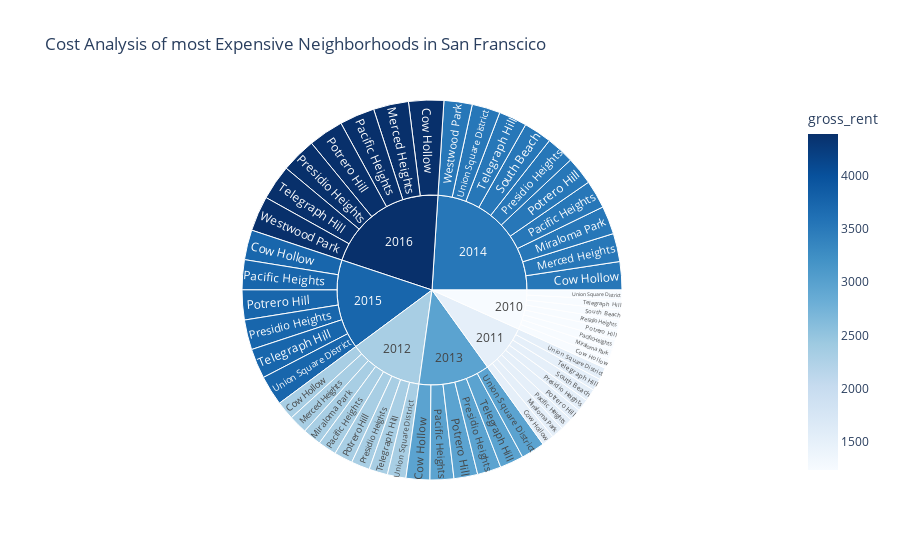

Source (notebook cell):
### Markdown cell above
### Create a sunburst chart to conduct a costs analysis of most expensive neighborhoods in San Francisco per year

### Code cell
# Sunburst Plot
px.sunburst(df_expensive_neighborhoods_per_year,
            path = ["year", "neighborhood" ],
            values = "gross_rent",
            color = "gross_rent",
            color_continuous_scale = "blues",
            height = 600,
            title = "Cost Analysis of most Expensive Neighborhoods in San Franscico")

### Figure 1 — Plotly figure (JSON) as saved in the notebook; plotly's stock layout.template omitted (floating-point values rounded to 4 significant figures)
{"data": [{"branchvalues": "total", "customdata": [[1239], [1530], [2324], [2971], [3528], [3739], [4390], [2324], [3528], [4390], [1239], [1530], [2324], [3528], [1239], [1530], [2324], [2971], [3528], [3739], [4390], [1239], [1530], [2324], [2971], [3528], [3739], [4390], [1239], [1530], [2324], [2971], [3528], [3739], [4390], [1239], [1530], [3528], [1239], [1530], [2324], [2971], [3528], [3739], [4390], [1239], [1530], [2324], [2971], [3528], [3739], [3528], [4390], [1239], [1530], [2324], [2971], [3528], [3739], [4390]], "domain": {"x": [0, 1], "y": [0, 1]}, "hovertemplate": "labels=%{label}<br>gross_rent_sum=%{value}<br>parent=%{parent}<br>id=%{id}<br>gross_rent=%{color}<extra></extra>", "ids": ["2010/Cow Hollow", "2011/Cow Hollow", "2012/Cow Hollow", "2013/Cow Hollow", "2014/Cow Hollow", "2015/Cow Hollow", "2016/Cow Hollow", "2012/Merced Heights", "2014/Merced Heights", "2016/Merced Heights", "2010/Miraloma Park", "2011/Miraloma Park", "2012/Miraloma Park", "2014/Miraloma Park", "2010/Pacific Heights", "2011/Pacific Heights", "2012/Pacific Heights", "2013/Pacific Heights", "2014/Pacific Heights", "2015/Pacific Heights", "2016/Pacific Heights", "2010/Potrero Hill", "2011/Potrero Hill", "2012/Potrero Hill", "2013/Potrero Hill", "2014/Potrero Hill", "2015/Potrero Hill", "2016/Potrero Hill", "2010/Presidio Heights", "2011/Presidio Heights", "2012/Presidio Heights", "2013/Presidio Heights", "2014/Presidio Heights", "2015/Presidio Heights", "2016/Presidio Heights", "2010/South Beach", "2011/South Beach", "2014/South Beach", "2010/Telegraph Hill", "2011/Telegraph Hill", "2012/Telegraph Hill", "2013/Telegraph Hill", "2014/Telegraph Hill", "2015/Telegraph Hill", "2016/Telegraph Hill", "2010/Union Square District", "2011/Union Square District", "2012/Union Square District", "2013/Union Square District", "2014/Union Square District", "2015/Union Square District", "2014/Westwood Park", "2016/Westwood Park", "2010", "2011", "2012", "2013", "2014", "2015", "2016"], "labels": ["Cow Hollow", "Cow Hollow", "Cow Hollow", "Cow Hollow", "Cow Hollow", "Cow Hollow", "Cow Hollow", "Merced Heights", "Merced Heights", "Merced Heights", "Miraloma Park", "Miraloma Park", "Miraloma Park", "Miraloma Park", "Pacific Heights", "Pacific Heights", "Pacific Heights", "Pacific Heights", "Pacific Heights", "Pacific Heights", "Pacific Heights", "Potrero Hill", "Potrero Hill", "Potrero Hill", "Potrero Hill", "Potrero Hill", "Potrero Hill", "Potrero Hill", "Presidio Heights", "Presidio Heights", "Presidio Heights", "Presidio Heights", "Presidio Heights", "Presidio Heights", "Presidio Heights", "South Beach", "South Beach", "South Beach", "Telegraph Hill", "Telegraph Hill", "Telegraph Hill", "Telegraph Hill", "Telegraph Hill", "Telegraph Hill", "Telegraph Hill", "Union Square District", "Union Square District", "Union Square District", "Union Square District", "Union Square District", "Union Square District", "Westwood Park", "Westwood Park", "2010", "2011", "2012", "2013", "2014", "2015", "2016"], "marker": {"coloraxis": "coloraxis", "colors": [1239, 1530, 2324, 2971, 3528, 3739, 4390, 2324, 3528, 4390, 1239, 1530, 2324, 3528, 1239, 1530, 2324, 2971, 3528, 3739, 4390, 1239, 1530, 2324, 2971, 3528, 3739, 4390, 1239, 1530, 2324, 2971, 3528, 3739, 4390, 1239, 1530, 3528, 1239, 1530, 2324, 2971, 3528, 3739, 4390, 1239, 1530, 2324, 2971, 3528, 3739, 3528, 4390, 1239, 1530, 2324, 2971, 3528, 3739, 4390]}, "name": "", "parents": ["2010", "2011", "2012", "2013", "2014", "2015", "2016", "2012", "2014", "2016", "2010", "2011", "2012", "2014", "2010", "2011", "2012", "2013", "2014", "2015", "2016", "2010", "2011", "2012", "2013", "2014", "2015", "2016", "2010", "2011", "2012", "2013", "2014", "2015", "2016", "2010", "2011", "2014", "2010", "2011", "2012", "2013", "2014", "2015", "2016", "2010", "2011", "2012", "2013", "2014", "2015", "2014", "2016", "", "", "", "", "", "", ""], "type": "sunburst", "values": [1239, 1530, 2324, 2971, 3528, 3739, 4390, 2324, 3528, 4390, 1239, 1530, 2324, 3528, 1239, 1530, 2324, 2971, 3528, 3739, 4390, 1239, 1530, 2324, 2971, 3528, 3739, 4390, 1239, 1530, 2324, 2971, 3528, 3739, 4390, 1239, 1530, 3528, 1239, 1530, 2324, 2971, 3528, 3739, 4390, 1239, 1530, 2324, 2971, 3528, 3739, 3528, 4390, 9912, 12240, 18592, 17826, 35280, 22434, 30730]}], "layout": {"autosize": true, "coloraxis": {"colorbar": {"title": {"text": "gross_rent"}}, "colorscale": [[0, "rgb(247,251,255)"], [0.125, "rgb(222,235,247)"], [0.25, "rgb(198,219,239)"], [0.375, "rgb(158,202,225)"], [0.5, "rgb(107,174,214)"], [0.625, "rgb(66,146,198)"], [0.75, "rgb(33,113,181)"], [0.875, "rgb(8,81,156)"], [1, "rgb(8,48,107)"]]}, "legend": {"tracegroupgap": 0}, "title": {"text": "Cost Analysis of most Expensive Neighborhoods in San Franscico"}}}
